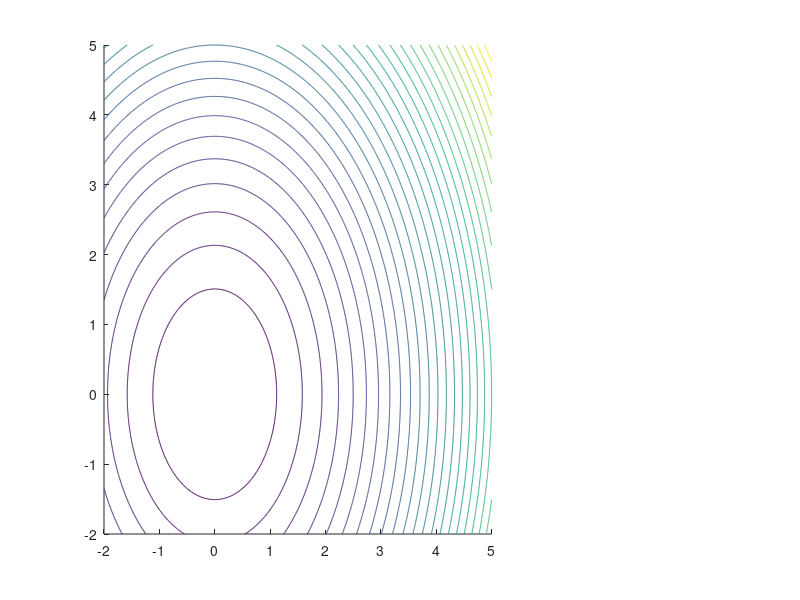

This chart was generated by the following MATLAB code: (Note: this script raises an error after producing the figure.)
%% clearing
clear all
close all
clc

%% settings
set(0, 'DefaultFigureRenderer', 'painters')
tf = 5.4;
alpha = 1;
eta_ODE = 1e-5;
eta = 0.2;
ratio_eta=round(eta/eta_ODE);

n = round(tf/eta)+1;
n_ODE = round(tf/eta_ODE)+1;
d = 2;

x0 = [4.5;2];

%% init
x = zeros(d,n);
x_ODE = zeros(d,n_ODE);
x(:,1) = x0;
x_ODE(:,1) = x0;

mu = 1.1; L = 2;
H = [L,0;0,mu];

%% optimization

for k = 2:n_ODE
    if k==2
        m = x_ODE(:,k-1)*0;
    else
        m = x_ODE(:,k-1)-x_ODE(:,k-2);
    end
    x_ODE(:,k) = x_ODE(:,k-1) + (1-eta_ODE*alpha)*m - eta_ODE^2*H*x_ODE(:,k-1);
end

%go to shadowing orbit of GD
%x(1,1)=(1-mu*eta)^(-size(x,2)+1) * x_ODE(1,end);


for k = 2:n
    if k==2
        m = x(:,k-1)*0;
    else
        m = x(:,k-1)-x(:,k-2);
    end
    x(:,k) = x(:,k-1) + (1-eta*alpha)*m - eta^2*H*x(:,k-1);
end

%% plotting
if d==2
    subplot(1,3,[1,2])
    %contour
    XX=-2:0.01:5;
    YY=-2:0.01:5;
    [X,Y] = meshgrid(XX,YY);
    
    Z = H(1,1)*X.^2 + H(2,2)*Y.^2;
    minZ = min(min(Z));
    [idx,idy] = find(Z==minZ);
    contour(X,Y,Z,30,'Color',[0.85,0.85,0.85],'Linewidth',2);hold on;
    h5=plot(Y(idy,idy),X(idx,idx),'-kh','MarkerSize', 20,'MarkerFaceColor',[0.839 0.78 0.078]);

        
    %trajectories
    plot(x(1,:),x(2,:),'Color',[0.993 0.582 0.026],'Linewidth',2);hold on
    h1=plot(x(1,:),x(2,:),'o','Color',[0.993 0.582 0.026],'Linewidth',2, 'MarkerFaceColor', [0.993 0.582 0.026]);hold on
    plot(x_ODE(1,:),x_ODE(2,:),'Color',[0.181 0.702 1.0],'Linewidth',2);hold on
    h2=plot(x_ODE(1,1:ratio_eta:end),x_ODE(2,1:ratio_eta:end),'o','Color',[0.181 0.702 1.0],'Linewidth',2, 'MarkerFaceColor',[0.181 0.702 1.0]);hold on
    hsp1 = get(gca, 'Position');
    
    l2=legend([h1,h2,h5],{'Heavy Ball: $z_k$','HB-ODE: $ \ \ \ q_k$','solution'},'Location','NorthEast');
    l2.set('FontSize',18,'Interpreter','Latex');
    text(x0(1)-1.1,x0(2)+0.5,'$\ z_0 = q_0$','FontSize',18,'Interpreter','Latex')
    xlim([XX(1),XX(end)]);
    ylim([YY(1),YY(end)]);
    axis equal
    %text(x_ODE(1,end),x_ODE(2,end),'$\ \ x_\infty$','FontSize',25,'Interpreter','Latex')
    subplot(1,3,3)
    predicted = (eta*L^2*norm(x0))/(2*mu);
    plot((1:size(x,2))-1,vecnorm(x-x_ODE(:,1:ratio_eta:end),2),'-+','Linewidth',2,'Color',[0.278 0.71 0.184]); hold on;
    plot((1:size(x,2))-1,predicted+0*vecnorm(x-x_ODE(:,1:ratio_eta:end),2),'--','Linewidth',2,'Color','k') 
    text(1,predicted+0.17,'GD bound: $\epsilon = \frac{h\ell L}{2\mu}$','FontSize',15,'Interpreter','Latex')

    hsp2 = get(gca, 'Position');  
    set(gca, 'Position', [hsp1(1)+ 1.2*hsp1(3),hsp1(2)+ 0.2*hsp1(4),  hsp1(3)/2, 0.6*hsp1(4)])
    xlabel('$k$','FontSize',18,'Interpreter','Latex')
    ylabel('$\|z_k - q_k\|$','FontSize',20,'Interpreter','Latex')
    ylim([0,2.25])
    xlim([0,28])
    grid on
end

    
